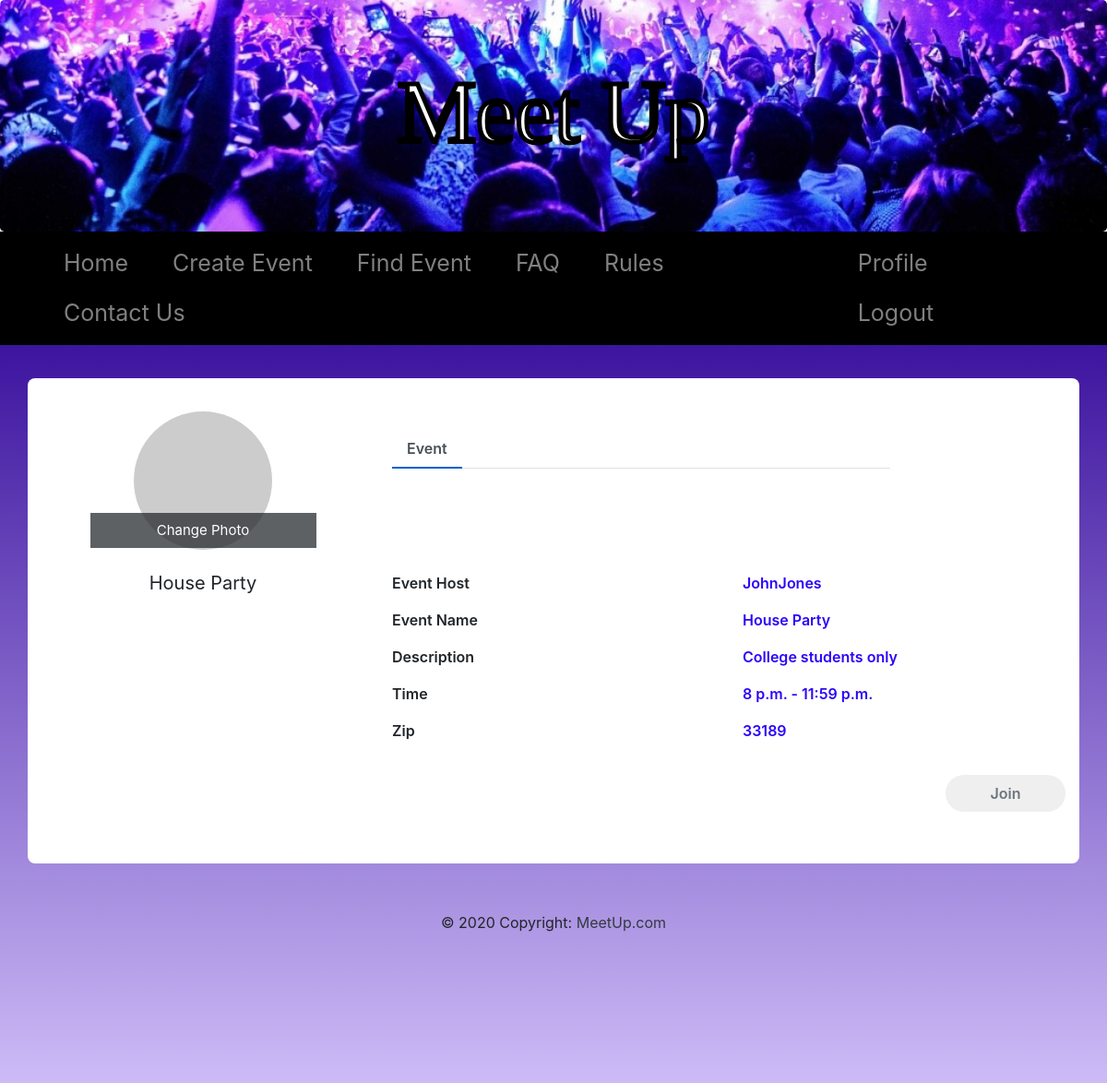
Screenshot of /meet/event_view/?event_id=3 (signed in) with the database file from the repository.
### pages/models.py (models this page shows)
class Event(models.Model):
    host = models.ForeignKey(User, on_delete=models.CASCADE, related_name='hosted_events')
    name = models.CharField(max_length=64)
    description = models.TextField(max_length=256, default='')
    date = models.DateField(default=datetime.date.today)
    start_time = models.TimeField(default=datetime.time.min)
    end_time = models.TimeField(default=datetime.time.max)
    attendees = models.ManyToManyField(User, related_name='joined_events')
    zip_code = models.CharField(max_length=5, default='00000')

### meeting/views.py (the view)
# urls.py: path('event_view/', MeetingView.as_view(), name='event_view')
class MeetingView(LoginRequiredMixin,View):
    def get(self, request, *args, **kwargs):
        event_id = request.GET['event_id']
        event = Event.objects.get(pk=event_id)
        dict = model_to_dict(event)
        if request.user in event.attendees.all():
            return render(request, 'event_view.html', {'event': event, 'attendance': "Yes"})
        else:
            return render(request, 'event_view.html', {'event': event, 'attendance': "No"})

### templates/event_view.html (shortened to what this page needs)
{% extends "index.html" %}
{% block main_content %}
<head>
  <link href="//maxcdn.bootstrapcdn.com/bootstrap/4.1.1/css/bootstrap.min.css" rel="stylesheet" id="bootstrap-css">
</head>
<div class="container emp-profile">
            <form method="post">
                <div class="row">
                    <div class="col-md-4">
                        <div class="profile-img">
                            <img  src="http://via.placeholder.com/100x100" alt="Avatar" style="border-radius: 50%;width:150px">
                            <div class="file btn btn-lg btn-primary" >
                                Change Photo
                            </div>
                        </div>
                    </div>
                    <div class="col-md-6">
                        <div class="profile-head">
                            <ul class="nav nav-tabs" id="myTab" role="tablist">
                                <li class="nav-item">
                                    <a class="nav-link active" id="home-tab" data-toggle="tab" href="#home" role="tab" aria-controls="home" aria-selected="true">Event</a>
                                </li>
                            </ul>
                        </div>
                    </div>
                </div>
                <div class="row">
                    <div class="col-md-4">
                        <div class="profile-work">
       <center> <h style="font-size:20px;">{{ event.name }}</h><br/>
                        </div>
                    </div>
                    <div class="col-md-8">
                        <div class="tab-content profile-tab" id="myTabContent">
                            <div class="tab-pane fade show active" id="home" role="tabpanel" aria-labelledby="home-tab">
                                   <div class="row">
                                            <div class="col-md-6">
                                                <label>Event Host</label>
                                            </div>
                                            <div class="col-md-6">
                                                <p>{{ event.host }}</p>
                                            </div>
                                        </div>
                                        <div class="row">
                                            <div class="col-md-6">
                                                <label>Event Name</label>
                                            </div>
                                            <div class="col-md-6">
                                                <p>{{ event.name }}</p>
                                            </div>
                                        </div>
                                        <div class="row">
                                            <div class="col-md-6">
                                                <label>Description</label>
                                            </div>
                                            <div class="col-md-6">
                                                <p>{{ event.description }}</p>
                                            </div>
                                        </div>
                                        <div class="row">
                                            <div class="col-md-6">
                                                <label>Time</label>
                                            </div>
                                            <div class="col-md-6">
                                                <p>{{ event.start_time }} - {{ event.end_time }}</p>
                                            </div>
                                        </div>
                                        <div class="row">
                                            <div class="col-md-6">
                                                <label>Zip</label>
                                            </div>
                                            <div class="col-md-6">
                                                <p>{{ event.zip_code }}</p>
                                            </div>
                                        </div>
                   {% if attendance == "No" %}
                               <a href="{% url 'join_event' operation='join_meeting' event_id=event.id %}">
                                      <button type="button" class="profile-edit-btn" name="btnJoin" value="Join"> Join </button>
                               </a>
                   {% else %}
                                <a href="{% url 'join_event' operation='leave_meeting' event_id=event.id %}">
                                      <button type="button" class="profile-edit-btn" name="btnJoin" value="Leave"> Withdraw </button>
                                </a>
                   {% endif %}
                            </div>
                        </div>
                    </div>
                </div>
            </form>
        </div>
{% endblock %}

### rows the page displays
Event: name "House Party", host "JohnJones", description "College students only", start_time "8 p.m.", end_time "11:59 p.m.", zip_code "33189"
